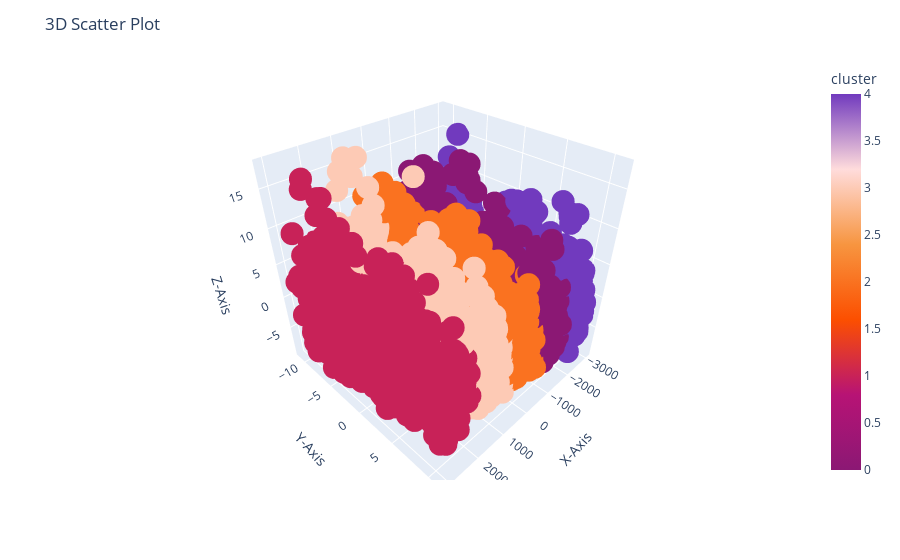

Notebook code cell kept with this figure:
### Code cell
custom_color_scale = [
    "rgb(139, 24, 116)",      
    "rgb(183, 19, 117)",  
    "rgb(252, 79, 0)",  
    "rgb(247, 149, 64)",  
    "rgb(255, 220, 220)", 
    "rgb(113, 58, 190)"
]

fig = px.scatter_3d(
    track_df,
    x='col0',
    y='col1',
    z='col2',
    color='cluster',
    color_continuous_scale=custom_color_scale,  # Use the custom color scale
    labels={'col0': 'X-Axis', 'col1': 'Y-Axis', 'col2': 'Z-Axis'},
)

fig.update_layout(title='3D Scatter Plot')
fig.show()

### Figure 1 — Plotly figure (JSON) as saved in the notebook; plotly's stock layout.template omitted (floating-point values rounded to 4 significant figures; data arrays with more than 128 entries replaced by an {"elided": "..."} marker saying what was removed)
{"data": [{"hovertemplate": "X-Axis=%{x}<br>Y-Axis=%{y}<br>Z-Axis=%{z}<br>cluster=%{marker.color}<extra></extra>", "legendgroup": "", "marker": {"color": {"elided": "11349 int values"}, "coloraxis": "coloraxis", "symbol": "circle"}, "mode": "markers", "name": "", "scene": "scene", "showlegend": false, "type": "scatter3d", "x": {"elided": "11349 float values"}, "y": {"elided": "11349 float values"}, "z": {"elided": "11349 float values"}}], "layout": {"coloraxis": {"colorbar": {"title": {"text": "cluster"}}, "colorscale": [[0, "rgb(139, 24, 116)"], [0.2, "rgb(183, 19, 117)"], [0.4, "rgb(252, 79, 0)"], [0.6, "rgb(247, 149, 64)"], [0.8, "rgb(255, 220, 220)"], [1, "rgb(113, 58, 190)"]]}, "legend": {"tracegroupgap": 0}, "margin": {"t": 60}, "scene": {"domain": {"x": [0, 1], "y": [0, 1]}, "xaxis": {"title": {"text": "X-Axis"}}, "yaxis": {"title": {"text": "Y-Axis"}}, "zaxis": {"title": {"text": "Z-Axis"}}}, "title": {"text": "3D Scatter Plot"}}}
